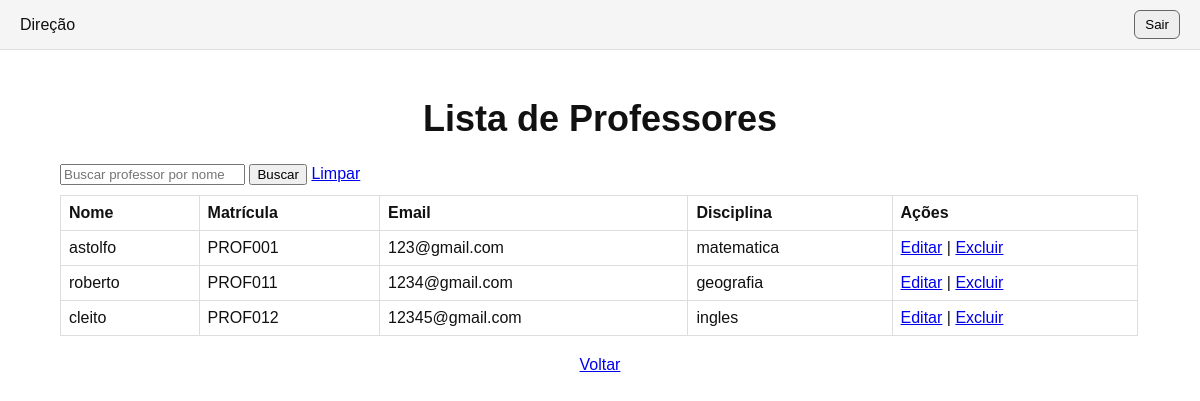
/usuarios/secretaria/professores/ (signed in), run on the app's committed database.
### usuarios/models.py (models this page shows, shortened)
class Professor(models.Model):
    user = models.OneToOneField(User, on_delete=models.CASCADE, null=True, blank=True)  # 🔹 novo campo
    nome = models.CharField(max_length=100)
    matricula = models.CharField(max_length=10, unique=True, blank=True)
    email = models.EmailField()
    disciplina = models.CharField(max_length=100)
    turmas = models.ManyToManyField('Turma', related_name='professores', blank=True)

### usuarios/decorators.py (the view, shortened to what this page needs)
        def wrapper(request, *args, **kwargs):
            if not request.user.is_authenticated:
                return redirect("login")
            grupos_user = set(request.user.groups.values_list("name", flat=True))
            if "Direcao" in grupos_user:
                return view_func(request, *args, **kwargs)

### usuarios/context_processors.py (called while the page is built)
def grupos_do_usuario(request):
    if request.user.is_authenticated:
        grupos = request.user.groups.values_list('name', flat=True)
    else:
        grupos = []
    return {
        'is_secretaria': 'Secretaria' in grupos,
        'is_professor': 'Professor' in grupos,
        'is_aluno': 'Aluno' in grupos,
        'is_coordenacao': 'Coordenacao' in grupos,
        'is_direcao': 'Direcao' in grupos,
    }

### usuarios/views.py (called while the page is built)
@login_required(login_url='login')
@grupo_requerido("Secretaria", "Direcao", "Coordenacao")
def listar_professores(request):
    termo = request.GET.get("q", "")
    professores = Professor.objects.filter(nome__icontains=termo) if termo else Professor.objects.all()
    return render(request, "listar_professor.html", {
        'professores': professores,
        'termo': termo
    })

### usuarios/templates/Listar_professor.html
{% extends 'base.html' %}
{% block content %}
<h1 style="text-align:center; font-size:36px; margin-top:20px;">Lista de Professores</h1>
<form method="get" style="margin-left:10px; margin-bottom:10px;">
    <input type="text" name="q" placeholder="Buscar professor por nome" value="{{ termo|default:'' }}">
    <button type="submit">Buscar</button>
    <a href="{% url 'usuarios:listar_professores' %}">Limpar</a>
</form>
<table border="1" style="margin-left:10px; width: 98%;">
    <tr style="text-align: center;">
        <th>Nome</th>
        <th>Matrícula</th>
        <th>Email</th>
        <th>Disciplina</th>
        <th>Ações</th>
    </tr>
    {% for professor in professores %}
    <tr style="text-align: center;">
        <td>{{ professor.nome }}</td>
        <td>{{ professor.matricula }}</td>
        <td>{{ professor.email }}</td>
        <td>{{ professor.disciplina }}</td>
        <td>
            <a href="{% url 'usuarios:editar_professor' professor.id %}">Editar</a> |
            <a href="{% url 'usuarios:deletar_professor' professor.id %}"
               onclick="return confirm('Tem certeza que deseja excluir este professor?')">
               Excluir
            </a>
        </td>
    </tr>
    {% empty %}
    <tr><td colspan="5" style="text-align:center;">Nenhum professor cadastrado.</td></tr>
    {% endfor %}
</table>
<p style="text-align:center; margin-top:20px;">
    <a href="{{ request.META.HTTP_REFERER|default:'/' }}">Voltar</a>
</p>
{% endblock %}

### usuarios/templates/base.html (shortened to what this page needs)
<!DOCTYPE html>
<html lang="pt-br">
<head>
</head>
<body>
    {% if user.is_authenticated and request.resolver_match.url_name != 'login_puro' %}
    <nav>
        <ul>
            {% with user.groups.all as grupos %}
                {% if grupos %}
                    {% for g in grupos %}
                        {% if g.name == "Secretaria" %}
                            <li><a href="{% url 'usuarios:secretaria' %}">Secretaria</a></li>
                        {% elif g.name == "Professor" %}
                            <li><a href="{% url 'usuarios:professor' %}">Professor</a></li>
                        {% elif g.name == "Aluno" %}
                            <li><a href="{% url 'usuarios:aluno' %}">Aluno</a></li>
                        {% elif g.name == "Coordenacao" %}
                            <li><a href="{% url 'usuarios:coordenacao' %}">Coordenação</a></li>
                        {% elif g.name == "Direcao" %}
                            <li><a href="{% url 'usuarios:direcao' %}">Direção</a></li>
                        {% endif %}
                    {% endfor %}
                {% endif %}
            {% endwith %}
            <li style="margin-left:auto;">
                <form action="{% url 'logout' %}" method="post" style="display:inline;">
                    <button class="btn" type="submit">Sair</button>
                </form>
            </li>
        </ul>
    </nav>
    {% endif %}
    <div class="container">
        {% block content %}{% endblock %}
    </div>
</body>
</html>

### usuarios/templates/base.html (style rules this page uses)
body { font-family:Arial,Helvetica,sans-serif;margin:0;color:#111;background:#fff; }
nav { background:#f5f5f5;border-bottom:1px solid #ddd;padding:10px 20px; }
nav ul { margin:0;padding:0;list-style:none;display:flex;gap:12px;align-items:center; }
nav a { color:#111;text-decoration:none; }
.container { max-width:1100px;margin:18px auto;padding:10px; }
.btn { display:inline-block;padding:6px 10px;border-radius:6px;border:1px solid #666;background:#eee;text-decoration:none;color:#000; }
table { width:100%;border-collapse:collapse; }
th,td { border:1px solid #ddd;padding:8px;text-align:left; }

### data on the page
Professor: nome "astolfo", matricula "PROF001", email "123@gmail.com", disciplina "matematica"
Professor: nome "roberto", matricula "PROF011", email "1234@gmail.com", disciplina "geografia"
Professor: nome "cleito", matricula "PROF012", email "12345@gmail.com", disciplina "ingles"
